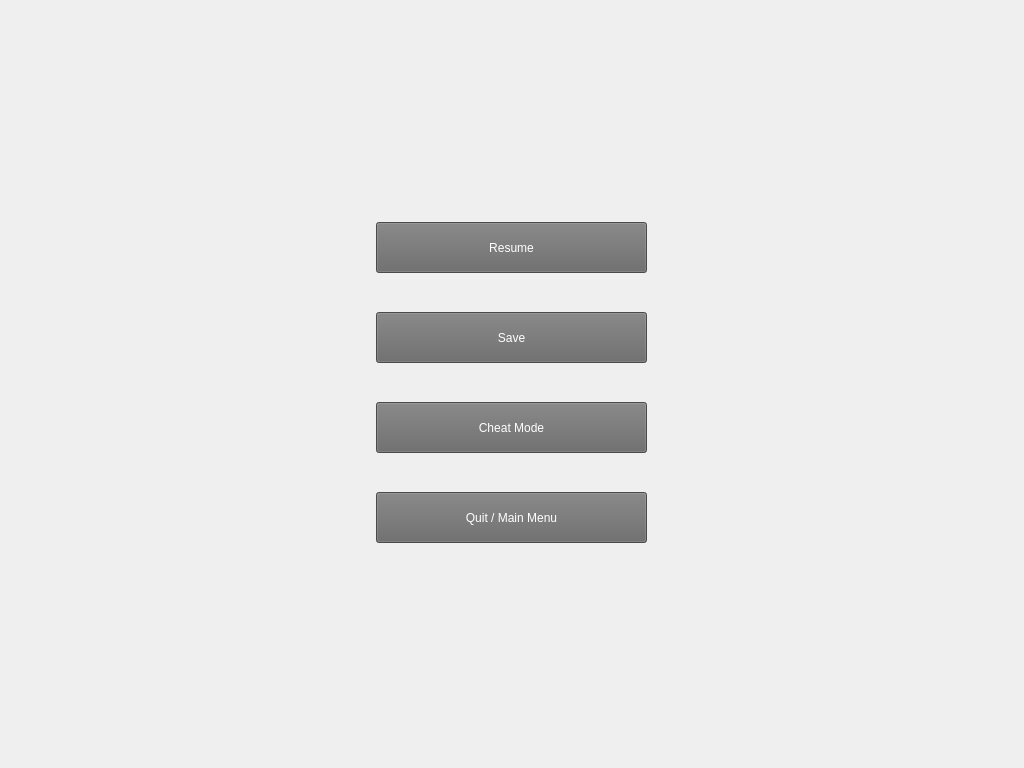
<?xml version="1.0" encoding="UTF-8"?>
<ui version="4.0">
 <class>WidgetPause</class>
 <widget class="QWidget" name="WidgetPause">
  <property name="geometry">
   <rect>
    <x>0</x>
    <y>0</y>
    <width>1024</width>
    <height>768</height>
   </rect>
  </property>
  <property name="windowTitle">
   <string>Paused</string>
  </property>
  <property name="windowOpacity">
   <double>1.000000000000000</double>
  </property>
  <property name="autoFillBackground">
   <bool>false</bool>
  </property>
  <property name="styleSheet">
   <string notr="true"/>
  </property>
  <widget class="QWidget" name="widget" native="true">
   <property name="geometry">
    <rect>
     <x>256</x>
     <y>192</y>
     <width>512</width>
     <height>384</height>
    </rect>
   </property>
   <property name="styleSheet">
    <string notr="true">background-image: url(:/pauseBackground.png);</string>
   </property>
   <widget class="QPushButton" name="btnResume">
    <property name="geometry">
     <rect>
      <x>120</x>
      <y>30</y>
      <width>271</width>
      <height>51</height>
     </rect>
    </property>
    <property name="styleSheet">
     <string notr="true">background:#686868;
color:white</string>
    </property>
    <property name="text">
     <string>Resume</string>
    </property>
   </widget>
   <widget class="QPushButton" name="btnSave">
    <property name="geometry">
     <rect>
      <x>120</x>
      <y>120</y>
      <width>271</width>
      <height>51</height>
     </rect>
    </property>
    <property name="styleSheet">
     <string notr="true">background:#686868;
color:white</string>
    </property>
    <property name="text">
     <string>Save</string>
    </property>
   </widget>
   <widget class="QPushButton" name="btnCheat">
    <property name="geometry">
     <rect>
      <x>120</x>
      <y>210</y>
      <width>271</width>
      <height>51</height>
     </rect>
    </property>
    <property name="styleSheet">
     <string notr="true">background:#686868;
color:white;</string>
    </property>
    <property name="text">
     <string>Cheat Mode</string>
    </property>
    <property name="checkable">
     <bool>true</bool>
    </property>
   </widget>
   <widget class="QPushButton" name="btnStart">
    <property name="geometry">
     <rect>
      <x>120</x>
      <y>300</y>
      <width>271</width>
      <height>51</height>
     </rect>
    </property>
    <property name="styleSheet">
     <string notr="true">background:#686868;
color:white;</string>
    </property>
    <property name="text">
     <string>Quit / Main Menu</string>
    </property>
   </widget>
  </widget>
 </widget>
 <layoutdefault spacing="6" margin="11"/>
 <resources/>
 <connections/>
</ui>
